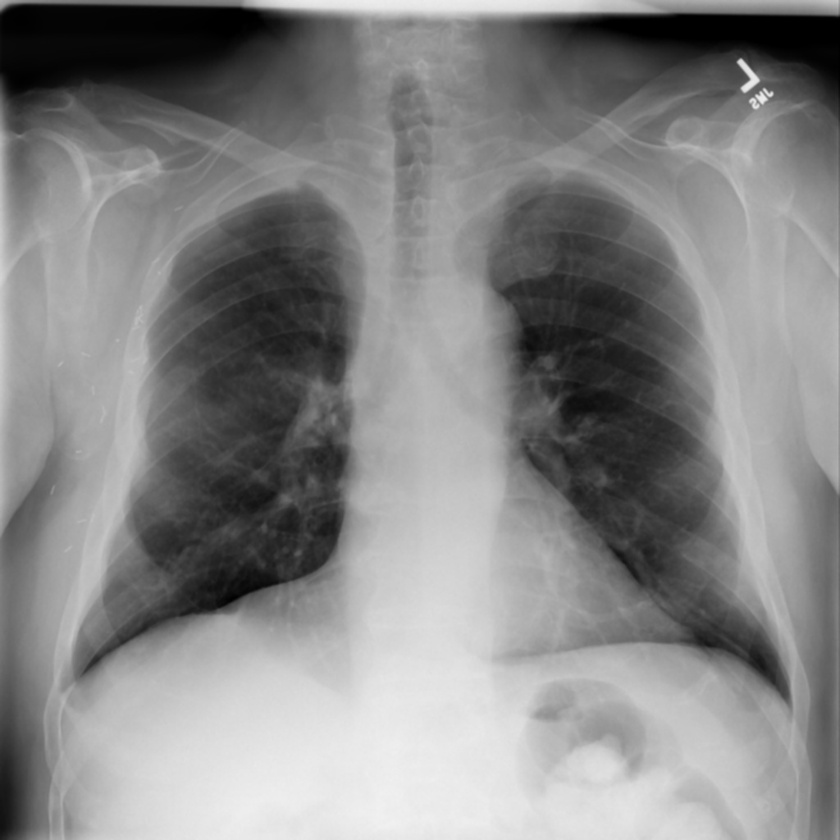
#> input picture sample/pneumonia/00000165_001.jpg, 840 x 840 px, shrunk from 1024 x 1024 before the run, found by its file name
$ jupyter execute --allow-errors 01_07_PreProcessing.ipynb   (shell and % lines are left out)
#> lines starting #> are read from the running program, lines starting #| are printed output that depends on the picture; long printed decimals are rounded
<a href="https://colab.research.google.com/github/ricardotran92/COVID19_Pneumonia_Normal_Chest_Xray_PA/blob/main/Github_Colab.ipynb" target="_parent"></a>

[cell 1]
from google.colab import drive as drive
drive.mount('/content/drive')

[cell 2]
# Access a public Github repos
%cd '/content'

[cell 3]
import pandas as pd
import numpy as np
import os
import matplotlib.pyplot as plt
import cv2
from PIL import Image

[cell 4]
# @title
def DataSetSummary (local_path, tabs):
  # Take list of files & folders in local folder
  all_items = os.listdir(local_path)

  # Filter folder list
  folders = [item for item in all_items if os.path.isdir(os.path.join(local_path, item))]

  # Print summary information if folders > 0:
  if(len(folders) > 0):
    indent = '\t' * tabs
    print("{}Tổng số thư mục: {}".format(indent, len(folders)))
    for folder in folders:
      folder_path = os.path.join(local_path, folder)
      files_in_folder = len(os.listdir(folder_path))
      print("{}-Thư mục: {}, Số tệp: {}".format(indent, folder, files_in_folder))
      DataSetSummary(folder_path, tabs+1)

# DataSetSummary(local_path, 0)

[cell 5]
# import os

# Hierarchical local folder in Colab
repository_folder = ["COVID19_Pneumonia_Normal_Chest_Xray_PA"]

for folder in repository_folder:
  local_path = '/content/' + folder + '/dataset'
  # local_path = '/content/' + folder + '/sample'
  DataSetSummary(local_path, 0)

[cell 6]
%cd /content/drive/MyDrive/Colab Notebooks/Thesis/Preprocessing

[cell 7]
# Set the path to your dataset
dataset_path = '/content/COVID19_Pneumonia_Normal_Chest_Xray_PA/sample'
# dataset_path = '/content/COVID19_Pneumonia_Normal_Chest_Xray_PA/dataset'

[cell 8]
import os

class Image:
    def __init__(self, path, label):
        # self.image = cv2.imread(path) # directly read
        self.path = path # only directory
        self.label = label

def load_images_from_folder(dataset_path):
    images = []
    # labels = [] # direct
    for class_name in os.listdir(dataset_path):
        class_folder_path = os.path.join(dataset_path, class_name)
        if os.path.isdir(class_folder_path):
            for image_name in os.listdir(class_folder_path):
                image_path = os.path.join(class_folder_path, image_name)
                img = Image(image_path, class_name)
                images.append(img)
                # labels.append(img.label) # direct
    # return images, labels # direct
    return images

images = load_images_from_folder(dataset_path)
# for class_name, imgs in images.items():
#     for img in imgs:
#         print(f"Path: {img.path}, Label: {img.label}")

[cell 9]
def load_images_from_folder(dataset_path, images_per_class=None):
    images = {}
    for class_name in os.listdir(dataset_path):
        class_folder_path = os.path.join(dataset_path, class_name)
        if os.path.isdir(class_folder_path):
            count = 0
            images[class_name] = []
            for image_name in os.listdir(class_folder_path):
                if images_per_class is None or count < images_per_class:
                    image_path = os.path.join(class_folder_path, image_name)
                    img = Image(image_path, class_name)
                    images[class_name].append(img)
                    count += 1
    return images

def imshow(images, images_per_class=None):
#> called with images_per_class = 10
    for class_name, imgs in images.items():
        plt.figure(figsize=(30,30))
        print(f'Class {class_name}')
        for i in range(min(images_per_class if images_per_class else len(imgs), len(imgs))):
            plt.subplot(1, images_per_class if images_per_class else len(imgs), i+1)
            img = cv2.imread(imgs[i].path)
#> img is the input picture: shape (840, 840, 3); min 0, max 241, mean 133.3
            # img = cv2.cvtColor(img, cv2.COLOR_BGR2RGB)
            plt.imshow(img)
            # plt.title(os.path.basename(imgs[i].path))
            plt.axis('off')
        plt.show()

# Example usage:
images = load_images_from_folder(dataset_path)
imshow(images, 10)

[cell 10]
from PIL import Image

def get_image_specifications(image_path):
    # Open the image file
    with Image.open(image_path) as img:
        # Get image specifications
        image_format = img.format
        image_mode = img.mode
        image_size = img.size
        image_width, image_height = img.size
        image_color = img.getcolors()

    return f"Image Format: {image_format}\nImage Mode: {image_mode}\nImage Size: {image_size} pixels (Width: {image_width}, Height: {image_height})\nImage Colors: {image_color}"

# Example usage:
# image_path = "/content/COVID19_Pneumonia_Normal_Chest_Xray_PA/sample/pneumonia/00001182_004.png"
print('images.keys:', images.keys())
#> (the rest of this cell did not finish here and is left out)

## Original

[cell 11]
import os
import cv2
import numpy as np
from shutil import copyfile

# Define that paths
# dataset_path = '/content/COVID19_Pneumonia_Normal_Chest_Xray_PA/sample'
output_path = '/content/drive/MyDrive/Colab Notebooks/Thesis/Preprocessing/ChestXRayOriginal'

# Create the output directory if it doesn't exist
os.makedirs(output_path, exist_ok=True)

# Get the list of child class folders
child_folders = os.listdir(dataset_path)

# Process each child class folder
for folder in child_folders:
    # Create the output folder for the current child class
    output_folder = os.path.join(output_path, folder)
    os.makedirs(output_folder, exist_ok=True)

    # Get the list of image files in the current child class folder
    folder_path = os.path.join(dataset_path, folder)
    image_files = os.listdir(folder_path)

    # # List of lossless formats
    # lossless_formats = ['.png']

    # Process each image file
    for image_file in image_files:
        # Read the image
        image_path = os.path.join(folder_path, image_file)
        img = cv2.imread(image_path)

        # Export the preprocessed image to the output folder
        filename, extension = os.path.splitext(image_file)
        # output_image_path = os.path.join(output_folder, image_file)
        output_image_path = os.path.join(output_folder, filename + '.jpg')
        cv2.imwrite(output_image_path, img)
        # [4 lines of commented-out code are left out]

## Butterworth

## Hydrid image filtering: median and mean filters
DOI: https://doi.org/10.1109/ICEECCOT.2017.8284595

The proposed technique combines both linear and nonlinear filters, specifically using median and mean filters, to enhance the precision of pixel values in a noisy image. Here's a breakdown of the process:

### a. Median Value Calculation:

The median filter processes the image pixel by pixel using a rectangular sub-image window or mask (e.g., 3x3). For each pixel at coordinates (x, y), the median value is calculated by sorting the pixel values within the window numerically and selecting the middle value for odd-sized windows. For even-sized windows, the median may have multiple possible values. The median value (Median) is calculated as follows:

$ \text{Median} = \text{median}\left\{(u,v) \in S_{xy}\right\} \{g(u,v)\} $

Where:
- $ S_{xy} $ is the set of coordinates in the rectangular sub-image window centered at (x, y).
- $ \text{median} $ represents the median value of the window.
- $ g(u,v) $ is the pixel value at coordinates (u, v) in the window.

### b. Average Value Calculation:

The average value is calculated using each pixel in the sub-image window ($ S_{xy} $) and the previously calculated median value. This process maximizes the utilization of neighboring pixels. The average value ($ \text{Averagevalue}_i $) for each pixel is calculated as follows:

$ \text{Averagevalue}_i = \text{average}\left\{(u,v) \in S_{xy}\right\} \{g_i(u,v), \text{Median}\} $

Where:
- $ g_i(u,v) $ is each pixel in the sub-image window.
- If the sub-window size is, for example, 3x4, there will be a total of 12 average values.

### c. Center Pixel Value Calculation:

The center pixel value is calculated by applying arithmetic mean filtering or averaging all the average values ($ \text{Averagevalue}_i $) of the sub-image window. This value is used to replace the original pixel value at coordinates (x, y). The calculation is given by:

$ \text{Center Pixel Value} = \frac{\sum_{i=1}^{N} \text{Averagevalue}_i}{N} $

Where:
- $ N $ is the product of the row (M) and column (N) dimensions of the rectangular sub-image window of size M x N centered at point (x, y).

[cell 12]
# Import the necessary libraries
import cv2
import numpy as np
import matplotlib.pyplot as plt
from scipy.ndimage import median_filter

# Load the image
# img_path = '/content/COVID19_Pneumonia_Normal_Chest_Xray_PA/sample/covid/001.jpeg'
# img_path = '/content/COVID19_Pneumonia_Normal_Chest_Xray_PA/sample/normal/00000002_000.png'
img_path = '/content/COVID19_Pneumonia_Normal_Chest_Xray_PA/sample/pneumonia/00000165_001.png'
img = cv2.imread(img_path, cv2.IMREAD_GRAYSCALE)
#> img: shape (840, 840); min 0, max 241, mean 133.3

## Source: Github Copilot
def preprocess_func(img):
    # Convert the image to grayscale
    # gray = cv2.cvtColor(img, cv2.COLOR_BGR2GRAY)
    gray = img

    # Define the window size
    window_size = 3

    # Apply the median filter
    median_filtered_image = cv2.medianBlur(gray, window_size)

    # Define the padding for the convolution operation
    pad = window_size // 2

    # Pad the median filtered image
    padded_image = cv2.copyMakeBorder(median_filtered_image, pad, pad, pad, pad, cv2.BORDER_REFLECT)

    # Create an empty array to store the final image
    final_image = np.zeros_like(gray)

    # Apply the mean filter
    for i in range(gray.shape[0]):
        for j in range(gray.shape[1]):
            # Calculate the average value in the window around the pixel
            average_value = np.mean(padded_image[i:i+window_size, j:j+window_size])

            # Replace the original pixel value with the average value
            final_image[i, j] = int(average_value)

    return final_image

# Apply filter
filtered_img = preprocess_func(img)

## Source: ChatGPT
def median_and_mean_center_filter(image, window_size):
    # Apply median filtering
#> called with window_size = (3, 3)
    median_filtered = median_filter(image, size=window_size)

    # Initialize result with zeros
    result = np.zeros_like(image, dtype=float)

    # Iterate over each pixel
    for i in range(image.shape[0]):
        for j in range(image.shape[1]):
            # Extract the sub-window centered at (i, j)
            sub_window = median_filtered[max(0, i - window_size[0]//2):i + window_size[0]//2 + 1,
                                         max(0, j - window_size[1]//2):j + window_size[1]//2 + 1]

            # Calculate the average value for the sub-window
            average_value = np.mean(sub_window)

            # Update the result using the center pixel value
            result[i, j] = average_value

    return result

# Assuming image is a 2D NumPy array
window_size = (3, 3)  # Adjust the window size as needed

# Apply the filtering method
result = median_and_mean_center_filter(img, window_size)

# Display the original and processed images side by side
plt.figure(figsize=(12,12))

plt.subplot(2,2,1)
plt.imshow(img, cmap='gray')
plt.title('Original Image')

plt.subplot(2,2,2)
plt.imshow(filtered_img, cmap='gray')
plt.title('Filtered Image')

plt.subplot(2,2,3)
plt.imshow(img, cmap='gray')
plt.title('Original Image')

plt.subplot(2,2,4)
plt.imshow(result, cmap='gray')
plt.title('result')

plt.show()
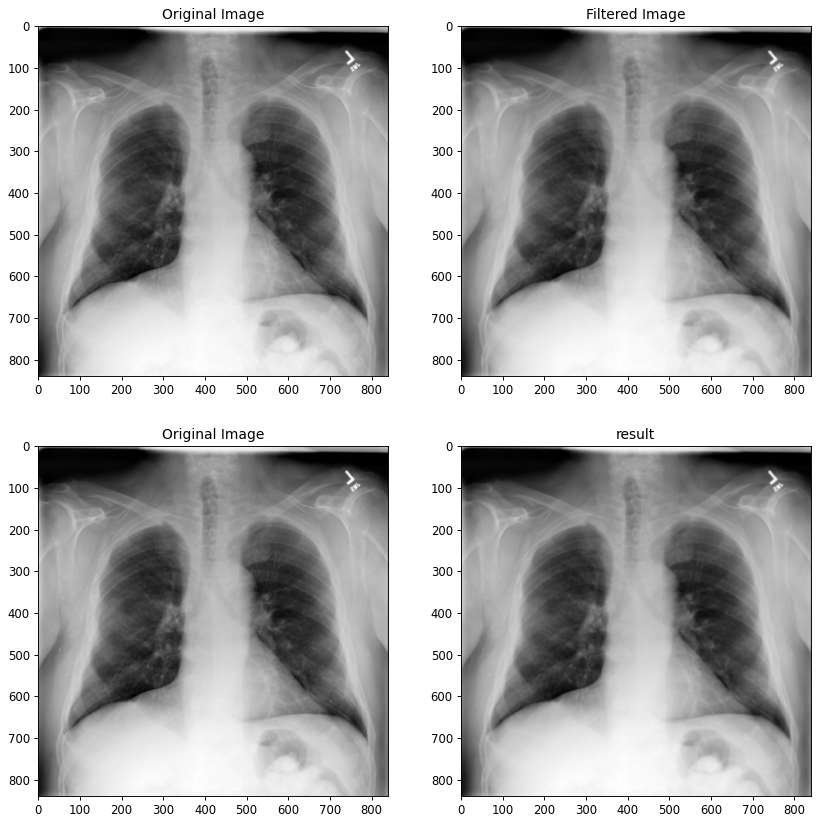
#> figure drawn by matplotlib, 4 panels

GitHub Copilot: The evaluation metrics indicate that both the Github Copilot's code and ChatGPT's code have successfully reduced the noise in the image, as evidenced by the non-infinite PSNR and non-zero RMSE values.

The PSNR (Peak Signal-to-Noise Ratio) is a measure of the peak error. The fact that PSNR is infinite for the original image indicates there's no noise (as it's being compared with itself), while for the processed images, the PSNR values are finite and quite high, indicating a low level of distortion.

The RMSE (Root Mean Square Error) is a quadratic scoring rule that measures the average magnitude of the error. The fact that RMSE is zero for the original image indicates there's no error (as it's being compared with itself), while for the processed images, the RMSE values are non-zero but quite low, indicating a low level of error.

The SNR (Signal-to-Noise Ratio) is a measure of signal strength relative to background noise. The negative SNR values indicate that the noise is stronger than the signal, which is not ideal. However, the SNR values have increased (become less negative) from the original to the processed images, indicating that the signal has become stronger relative to the noise.

In terms of comparison between Github Copilot's code and ChatGPT's code, the metrics are quite similar, but ChatGPT's code has slightly better PSNR and RMSE values, indicating slightly less distortion and error. However, the differences are quite small and may not be noticeable in the image quality.

[cell 13]
from skimage.metrics import peak_signal_noise_ratio, mean_squared_error

def calculate_metrics(original, processed):
    # Calculate the PSNR
    psnr = peak_signal_noise_ratio(original, processed)
#> psnr = inf

    # Calculate the RMSE
    rmse = np.sqrt(mean_squared_error(original, processed))
#> rmse = 0

    # Calculate the SNR
    mean = np.mean(processed)
#> mean = 133.3
    std = np.std(processed)
#> std = 60.93
    snr = 20 * np.log10(mean / (std + 1e-10)) # 1e-10: avoid error std=0
#> snr = 6.8

    return psnr, rmse, snr

# Calculate the metrics for the orginal image
psnr, rmse, snr = calculate_metrics(img, img)
#> psnr = inf; rmse = 0; snr = 6.8
print('Original Image')
print(f"PSNR: {psnr}")
#| PSNR: inf
print(f"RMSE: {rmse}")
#| RMSE: 0.0
print(f"SNR: {snr}")
#| SNR: 6.797

# Calculate the metrics for the filtered image
psnr, rmse, snr = calculate_metrics(img, filtered_img)
#> psnr = 47.24; rmse = 1.11; snr = 6.78
print('\nGithub Copilot\'s code')
print(f"PSNR: {psnr}")
#| PSNR: 47.235
print(f"RMSE: {rmse}")
#| RMSE: 1.109
print(f"SNR: {snr}")
#| SNR: 6.779

# Calculate the metrics for the result image
psnr, rmse, snr = calculate_metrics(img, result)
#> psnr = 48.26; rmse = 0.985; snr = 6.81
print('\nChatGPT\'s code')
print(f"PSNR: {psnr}")
#| PSNR: 48.265
print(f"RMSE: {rmse}")
#| RMSE: 0.9847
print(f"SNR: {snr}")
#| SNR: 6.806

GitHub Copilot: The difference in performance between the two methods can be attributed to how they handle the mean filtering step.

In the Github Copilot's code, the mean filter is applied to the entire window around each pixel in the median-filtered image. This means that all pixels in the window contribute equally to the final pixel value, which can lead to a blurring effect, especially in areas of the image with high-frequency details (i.e., sharp edges).

On the other hand, in the ChatGPT's code, the mean filter is applied to the sub-window of the median-filtered image. This sub-window is centered at each pixel and its size is smaller than the full window. This approach gives more weight to the pixels closer to the center of the window, which can help preserve high-frequency details and result in a sharper image.

In addition, the ChatGPT's code uses a floating-point data type for the result image, which can provide a higher dynamic range and more precise pixel values compared to the integer data type used in the Github Copilot's code. This can also contribute to the better performance of the ChatGPT's code.

For the next steps, you might want to:
- Experiment with different window and sub-window sizes to see how they affect the results.
- Try other types of filters or combinations of filters to see if they can further improve the image quality.
- Evaluate the performance of the methods on a larger dataset to see if the observed differences hold in general.

[cell 14]
import os
import cv2
import numpy as np
from shutil import copyfile
from scipy.ndimage import median_filter

def preprocess_and_copy(src_dir, dest_dir, preprocess_func):
    # Check if src_dir is a directory
    if os.path.isdir(src_dir):
        # If dest_dir does not exist, create it
        os.makedirs(dest_dir, exist_ok=True)

        # Iterate over files/directories in src_dir
        for item in os.listdir(src_dir):
            src_item_path = os.path.join(src_dir, item)
            dest_item_path = os.path.join(dest_dir, item)

            # If item is a directory, call function recursively
            if os.path.isdir(src_item_path):
                preprocess_and_copy(src_item_path, dest_item_path, preprocess_func)
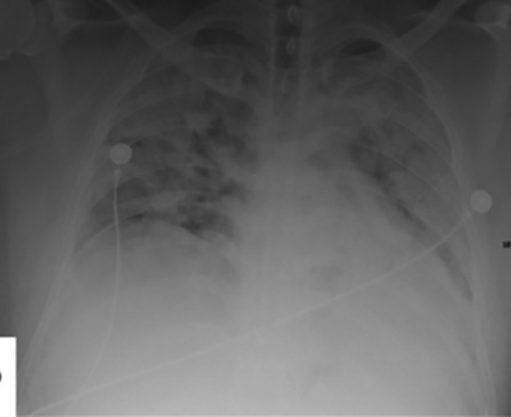
#> input picture dataset/covid/035.jpg, 511 x 417 px, shrunk from 623 x 508 before the run, found by its file name
#> in preprocess_and_copy, img is the input picture: shape (417, 511, 3); min 26, max 255, mean 97.8
            # If item is a file, apply preprocessing and copy
            elif os.path.isfile(src_item_path):
                img = cv2.imread(src_item_path)
                if img is not None:
                    img = preprocess_func(img)

                    # Export the preprocessed image to the output folder
                    filename_with_ext = os.path.basename(src_item_path)
                    filename, extension = os.path.splitext(filename_with_ext)
                    dest_item_path = os.path.join(dest_dir, filename + '.jpg')
                    # print(dest_item_path)
                    cv2.imwrite(dest_item_path, img)

def median_and_mean_center_filter(image, window_size):
    # Apply median filtering
#> called with window_size = (3, 3)
    median_filtered = median_filter(image, size=window_size)

    # Initialize result with zeros
    result = np.zeros_like(image, dtype=float)

    # Iterate over each pixel
    for i in range(image.shape[0]):
        for j in range(image.shape[1]):
            # Extract the sub-window centered at (i, j)
            sub_window = median_filtered[max(0, i - window_size[0]//2):i + window_size[0]//2 + 1,
                                         max(0, j - window_size[1]//2):j + window_size[1]//2 + 1]

            # Calculate the average value for the sub-window
            average_value = np.mean(sub_window)

            # Update the result using the center pixel value
            result[i, j] = average_value
#> result: shape (417, 511) float64

    return result

# Define your preprocessing function here
def preprocess_func(img):
    # Convert the image to grayscale
    gray = cv2.cvtColor(img, cv2.COLOR_BGR2GRAY)

    # Assuming image is a 2D NumPy array
    window_size = (3, 3)  # Adjust the window size as needed

    # Apply the filtering method
    filtered_image = median_and_mean_center_filter(gray, window_size)

    return filtered_image

# Usage:
# dataset_path = '/content/COVID19_Pneumonia_Normal_Chest_Xray_PA/sample'
# output_path = '/content/drive/MyDrive/Colab Notebooks/Thesis/Preprocessing/ChestXRay/Median-Mean-Hybrid-Filter_sample'
dataset_path = '/content/COVID19_Pneumonia_Normal_Chest_Xray_PA/dataset'
output_path = '/content/drive/MyDrive/Colab Notebooks/Thesis/Preprocessing/ChestXRay/Median-Mean-Hybrid-Filter'
preprocess_and_copy(dataset_path, output_path, preprocess_func)
